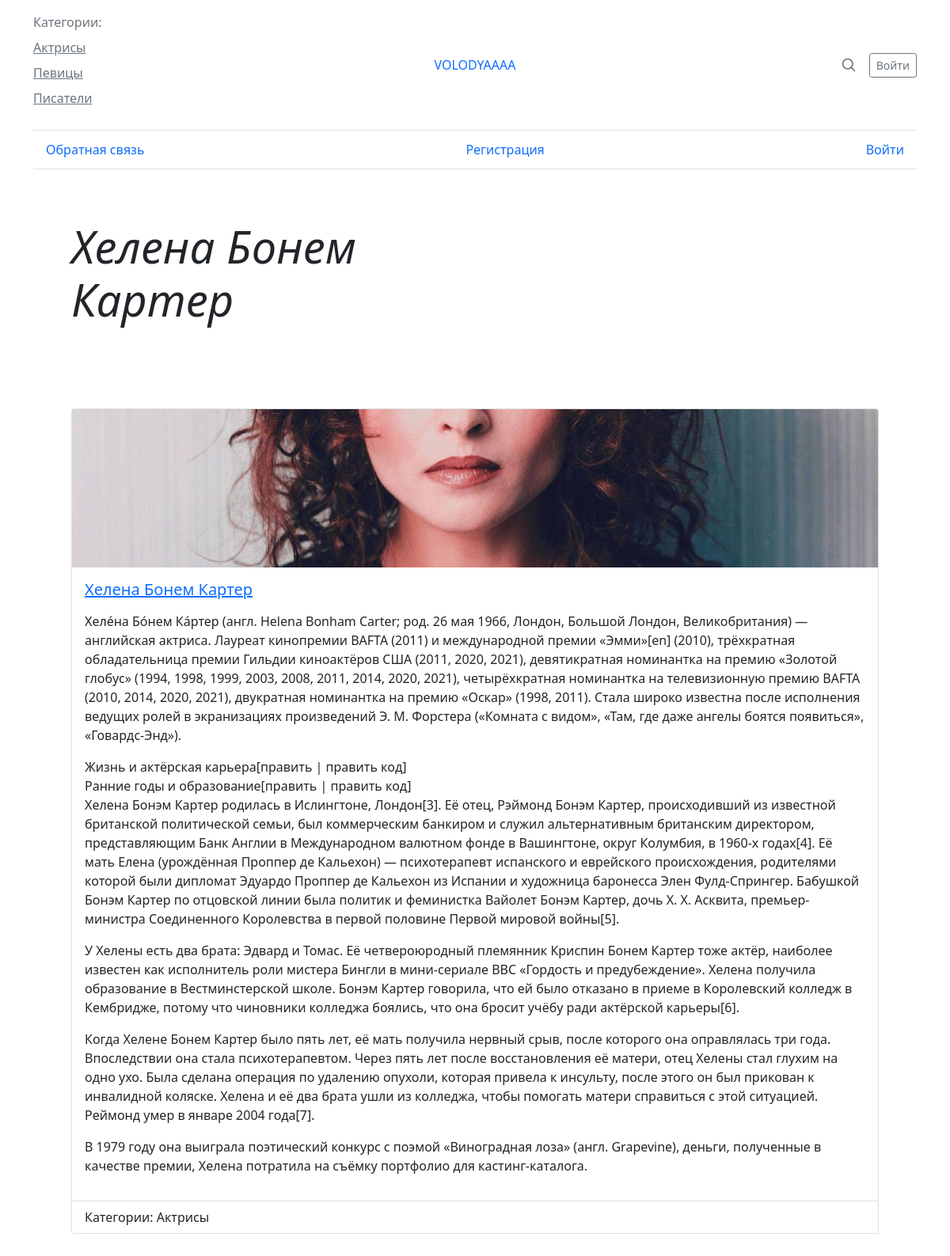
Screenshot of /post/helena-bonem-karter/ with the database file from the repository.
### women/models.py (models this page shows)
class Category(models.Model):
    name = models.CharField(max_length=100, db_index=True)
    slug = models.SlugField(max_length=255, unique=True, db_index=True, verbose_name="URL" )
    def __str__(self):
        return self.name
    def get_absolute_url(self):
        return reverse('category', kwargs={'cat_slug': self.slug})
    class Meta:
        verbose_name = 'Категории'
        verbose_name_plural = 'Категории'

class Women(models.Model):
    title = models.CharField(max_length=255, verbose_name="Заголовок")
    slug = models.SlugField(max_length=255, unique=True, db_index=True, verbose_name="URL" )
    content = models.TextField(blank=True, verbose_name="Контент")
    photo = models.ImageField(upload_to="photos/%Y/%m/%d")
    time_create = models.DateTimeField(auto_now_add=True)
    time_update = models.DateTimeField(auto_now=True)
    is_published = models.BooleanField(default=True)
    cat = models.ForeignKey('Category', on_delete=models.PROTECT)
    def __str__(self):
        return self.title
    def get_absolute_url(self):
        return reverse('post', kwargs={'post_slug': self.slug})
    class Meta:
        verbose_name = 'Известные женщины'
        verbose_name_plural = 'Известные женщины'
        ordering = ['id']

### women/views.py (the view)
# urls.py: path('post/<slug:post_slug>/', ShowPost.as_view(), name='post'),
class ShowPost(DataMixin, DetailView):
    model = Women
    template_name = 'women/post.html'
    slug_url_kwarg = 'post_slug'
    context_object_name = 'post'
    def get_context_data(self, *, object_list=None, **kwargs ):
        context = super().get_context_data(**kwargs)
        c_def = self.get_user_context(title=context['post'])
        return dict(list(context.items()) + list(c_def.items()))

### women/utils.py (called while the page is built)
    def get_user_context(self, **kwargs):
        context = kwargs
        cats = Category.objects.annotate(Count('women'))
        user_menu = menu.copy()
        if not self.request.user.is_authenticated:
            user_menu.pop(0)
        context['menu'] = user_menu
        context['cats'] = cats
        if 'cat_selected' not in context:
            context['cat_selected'] = 0
        return context

### women/templates/women/post.html
{% extends 'women/base.html' %}
{% block content %}
<div class="conteiner">
    <div class="card col m-5" >
        {% if post.photo %}
        <img class="card-img-top" src="{{post.photo.url}}" alt="Card image cap" style="width: 100%;
        height: 200px;
        object-fit: cover;">
        {% endif %}
        <div class="card-body">
          <h5 class="card-title"><a href="{{ post.get_absolute_url }}">{{post.title}}</a></h5>
          <p class="card-text">{{post.content|linebreaks }}</p>
        </div>
        <ul class="list-group list-group-flush">
          <li class="list-group-item">Категории: {{post.cat}}</li>
        </ul>
      </div>
</div>
{%endblock%}

### women/templates/women/base.html (shortened to what this page needs)
{% load static %}
{% load women_tags %}
<!DOCTYPE html>
<html lang="en">
<head>
    <link rel="stylesheet" href="{% static 'women/css/style.css' %}">
</head>
<body>
    <div class="container">
        <header class="border-bottom lh-1 py-3">
          <div class="row flex-nowrap justify-content-between align-items-center">
            <div class="col-4 pt-1">
              <p class="link-secondary " >Категории:</p>
             {% for c in cats %}
              {% if c.women__count > 0 %}
             {% if c.pk == cat_selected %}
             <p class="link-primary ">{{c.name}}</p>
             {% else %}
   <p><a class="link-secondary " href="{{ c.get_absolute_url }}">{{c.name}}</a></p>
             {% endif %}
             {% endif %}
             {% endfor %}
            </div>
            <div class="col-4 text-center">
              <a class="blog-header-logo text-body-emphasis text-decoration-none text-uppercase" href="{% url 'home' %}"> VOLODYAAAA</a>
            </div>
            <div class="col-4 d-flex justify-content-end align-items-center">
              <a class="link-secondary" href="#" aria-label="Search">
                <svg xmlns="http://www.w3.org/2000/svg" width="20" height="20" fill="none" stroke="currentColor" stroke-linecap="round" stroke-linejoin="round" stroke-width="2" class="mx-3" role="img" viewBox="0 0 24 24"><title>Search</title><circle cx="10.5" cy="10.5" r="7.5"></circle><path d="M21 21l-5.2-5.2"></path></svg>
              </a>
              <a class="btn btn-sm btn-outline-secondary" href="#">Войти</a>
            </div>
          </div>
        </header>
        {% block mainmenu %}
        <div class="nav-scroller py-1 mb-3 border-bottom">
          <nav class="nav nav-underline justify-content-between">
            {% for m in menu %}
            <a class="nav-item nav-link link-body-emphasis active" href="{% url m.url_name  %}">{{m.title}}</a>
            {% endfor %}
            {% endblock mainmenu %}
            {% if request.user.is_authenticated %}
            <a class="nav-item nav-link link-body-emphasis " href="№">{{user.username}}</a>
            <a class="nav-item nav-link link-body-emphasis " href="{% url 'logout'  %}">Выйти</a>
            {% else %}
            <a class="nav-item nav-link link-body-emphasis " href="{% url 'register'  %}">Регистрация</a>
            <a class="nav-item nav-link link-body-emphasis " href="{% url 'login'  %}">Войти</a>
            {% endif %}
          </nav>
        </div>
      </div>
      <main class="container container-fluid">
        <div class="p-4 p-md-5 mb-4 rounded text-body-emphasis bg-body-secondary">
            <div class="col-lg-6 px-0">
              <h1 class="display-4 fst-italic ">{{title}}</h1>
            </div>
          </div>
{% block content %}
{% endblock %}
        </main>
</body>
</html>

### rows the page displays
Category: name "Актрисы"
Category: name "Певицы"
Category: name "Писатели"
Women: title "Хелена Бонем Картер", photo (picture), content "Хеле́на Бо́нем Ка́ртер (англ. Helena Bonham Carter; род. 26 мая 1966, Лондон, Большой Лондон, Великобритания) — английская актриса. Лауреат кинопремии BAFTA (2011) и международной премии «Эмми»[en] (2010), трёхкратная обладательница премии Гильдии киноактёров США (2011, 2020, 2021), девятикратная номинантка на премию «Золотой глобус» (1994, 1998, 1999, 2003, 2008, 2011, 2014, 2020, 2021), четырёхкратная номинантка на телевизионную премию BAFTA (2010, 2014, 2020, 2021), двукратная номинантка на премию «Оскар» (1998, 2011). Стала широко известна после исполнения ведущих ролей в экранизациях произведений Э. М. Форстера («Комната с видом», «Там, где даже ангелы боятся появиться»,…", cat "Актрисы"

### other values shown
{{ m.title }} "Обратная связь"
